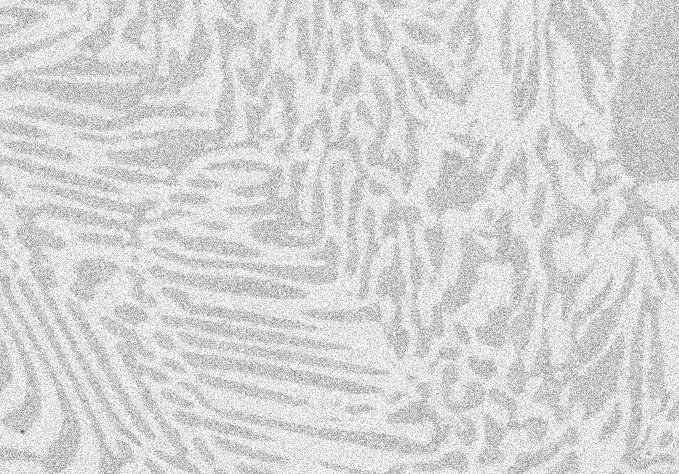
#> input picture Alloy_noisy.jpg, 679 x 474 px, found by its file name
$ python Histogram_Thresholding_OpenCV_L11_main.py
#> lines starting #> are read from the running program, lines starting #| are printed output that depends on the picture
import cv2
import numpy as np
from matplotlib import pyplot as plt


img = cv2.imread('E:\Research\IMG Processing\Image Processing using Python/Alloy_noisy.jpg', 0)
#> img is the input picture: shape (474, 679); min 63, max 255, mean 213.3
img2 = cv2.resize(img,(450,350))
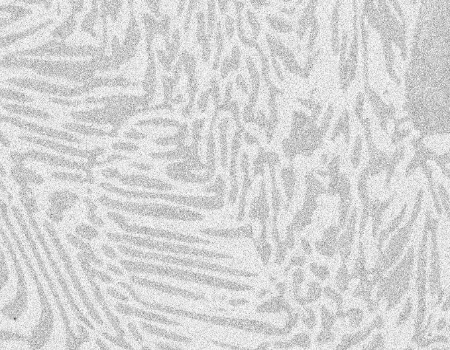
#> img2: shape (350, 450); min 74, max 255, mean 213.2

# eq_img = cv2.equalizeHist(img2)
# plt.hist(eq_img.flat, bins=100, range=(0,255))

clahe = cv2.createCLAHE(clipLimit=2.0, tileGridSize=(8,8)) # contrast limited adaptive histogram equalization CLAHE
cl_image = clahe.apply(img2)
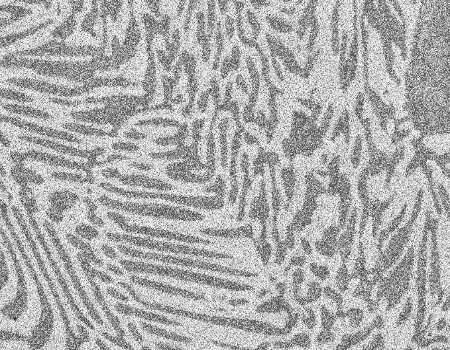
#> cl_image: shape (350, 450); min 32, max 255, mean 172.3

plt.hist(cl_image.flat, bins=100, range=(100,255))

ret, thresh1 = cv2.threshold(cl_image, 190, 150, cv2.THRESH_BINARY)
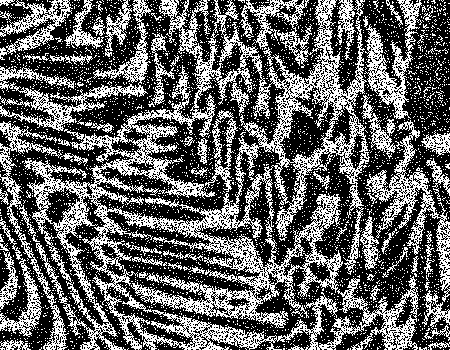
#> thresh1: shape (350, 450); values 0 (black) and 150 (white), 38.3% white in thin lines or dots
ret, thresh2 = cv2.threshold(cl_image, 190, 255, cv2.THRESH_BINARY_INV)
#> thresh2: shape (350, 450); 61.7% white; black in thin lines or dots
ret, thresh3 = cv2.threshold(cl_image, 0, 255, cv2.THRESH_BINARY+cv2.THRESH_OTSU)
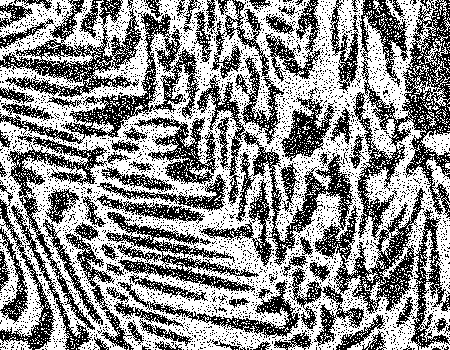
#> thresh3: shape (350, 450); 56.4% white; black in thin lines or dots
#> ret = 167

cv2.imshow('Original Image',img2)
cv2.imshow('Binary_Threshold_Image_01_L11_',thresh1)
cv2.imwrite('Binary_Threshold_Image_01_L11.png',thresh1)
cv2.imshow('Binary_Threshold_Image_02_L11_',thresh2)
cv2.imwrite('Binary_Threshold_Image_02_L11.png',thresh2)
cv2.imshow('OTSU_Threshold_Image_03_L11_',thresh3)
cv2.imwrite('OTSU_Threshold_Image_03_L11.png',thresh3)
#cv2.imwrite('CLAHE_Image_L11.png',cl_image)
cv2.waitKey(0)
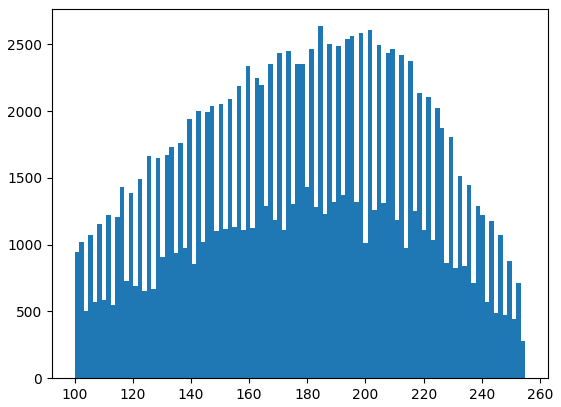
#> figure drawn by matplotlib, 1 panel; tallest bar 2636 high, from x = 183.7 to 185.2
